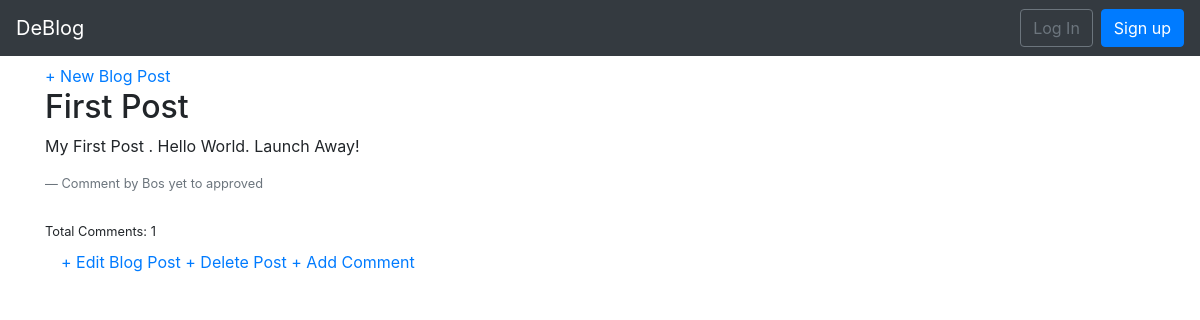
/post/1/, run on an earlier commit of the app's database.
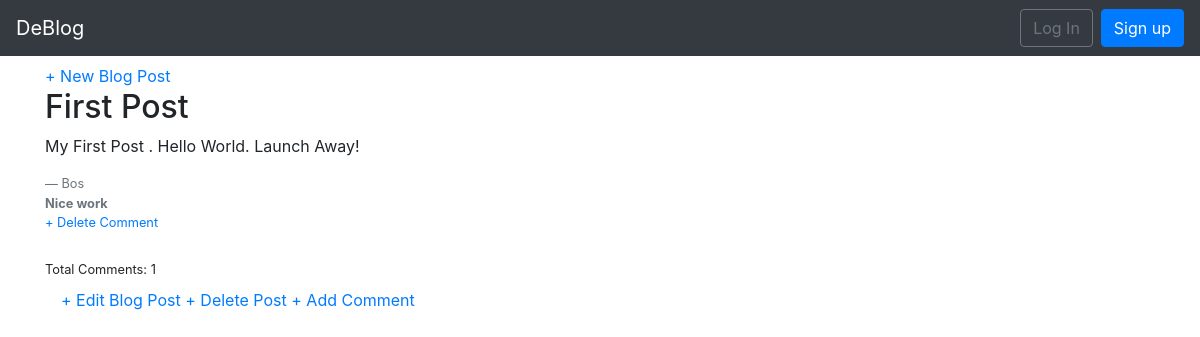
And on a later commit of the database.
### blog/models.py (models this page shows, shortened)
class Post(models.Model):
	title= models.CharField(max_length= 200)
	author=  models.ForeignKey( 'auth.User', on_delete= models.CASCADE, )
	body = models.TextField()

class Comment(models.Model): # new
	post = models.ForeignKey(Post, on_delete=models.CASCADE, related_name = 'comments', default = Post)
	comment = models.CharField(max_length=140)
	author = models.ForeignKey(
	'auth.User',
	on_delete=models.CASCADE,
		)
	active = models.BooleanField(default = False)
	def __str__(self):
		return self.comment

### blog/views.py (the view)
# urls.py: path('post/<int:pk>/', BlogDetailView.as_view(), name= 'post_detail'),
class BlogDetailView(DetailView):
	model = Post
	template_name = 'post_detail.html'

### templates/post_detail.html
{% extends 'base.html' %}
{% block content %}
	<div class="post-entry">
		<h2>{{post.title}}</h2>
		<p>{{post.body}}</p>
	{% if post.comments.all.count > 0  %}
	{% for comment in post.comments.all%}
	{% if comment.active == True %}
	<div  class="blockquote-footer">{{comment.author}}<div><strong>{{comment}}</strong></div><a href="{% url 'comment_delete' comment.pk %}">+ Delete Comment</a></div>
		{% else %}
		<div class="blockquote-footer">Comment by {{comment.author}} yet to approved</div>
		{% endif %}
		{% endfor %}
		<br><small>Total Comments:  {{post.comments.all.count}}</small>
		{% else %}
		<br><small>No comments..</small>
		{% endif %}
	</div>
	<div class = 'nav-link'><a href="{% url 'post_edit' post.pk %}">+ Edit Blog Post</a>
	<a href="{% url 'post_delete' post.pk %}">+ Delete Post</a>
	<a href="{% url 'comment_create' %}">+ Add Comment</a>
	</div>
{% endblock content %}

### templates/base.html (shortened to what this page needs)
{% load static %}
<!doctype html>
<html lang="en">
<head>
		<link href="{% static 'css/bootstrap.css' %}" rel= "stylesheet" />
	</head>
	<body>
		<nav class="navbar navbar-expand-md navbar-dark bg-dark mb-2">
		<a class="navbar-brand" href="{% url 'home' %}">DeBlog</a>
	<div class="collapse navbar-collapse" id="navbarCollapse">
	{% if user.is_authenticated %}
		<ul class="navbar-nav ml-auto">
		<li class = "nav-item">
			<div class="btn btn-secondary">Welcome, {{user.username}} !</div>
		</li>
	<li class = "nav-item">
			<a class = "btn btn-outline-secondary ml-2" href="{% url 'logout' %}">Logout</a>
		</li>
		<li class = "nav-item">
			<a class = "btn btn-outline-secondary ml-2" href="{% url 'password_change' %}">Change Password</a>
		</li>
</div>
</div>
</ul>
{% else %}
<form class="form-inline ml-auto">
<a href="{% url 'login' %}" class="btn btn-outline-secondary">
	Log In</a>
<a href="{% url 'signup' %}" class="btn btn-primary ml-2">Sign up</a>
	</form>
	{% endif %}
</div>
</nav>
<div class="container">
		<div class="body">
		<header>
			<div class="header">
				<a href="{% url 'post_new' %}">+ New Blog Post</a>
			</div>
		</header>
			{% block content %}
			{% endblock content %}
	</div>
</div>
</body>
</html>

What changed in the data, as far as the page shows it:
changed Comment "Bos": comment (not shown) → "Nice work"; active "Comment by yet to approved" → "+ Delete Comment"
